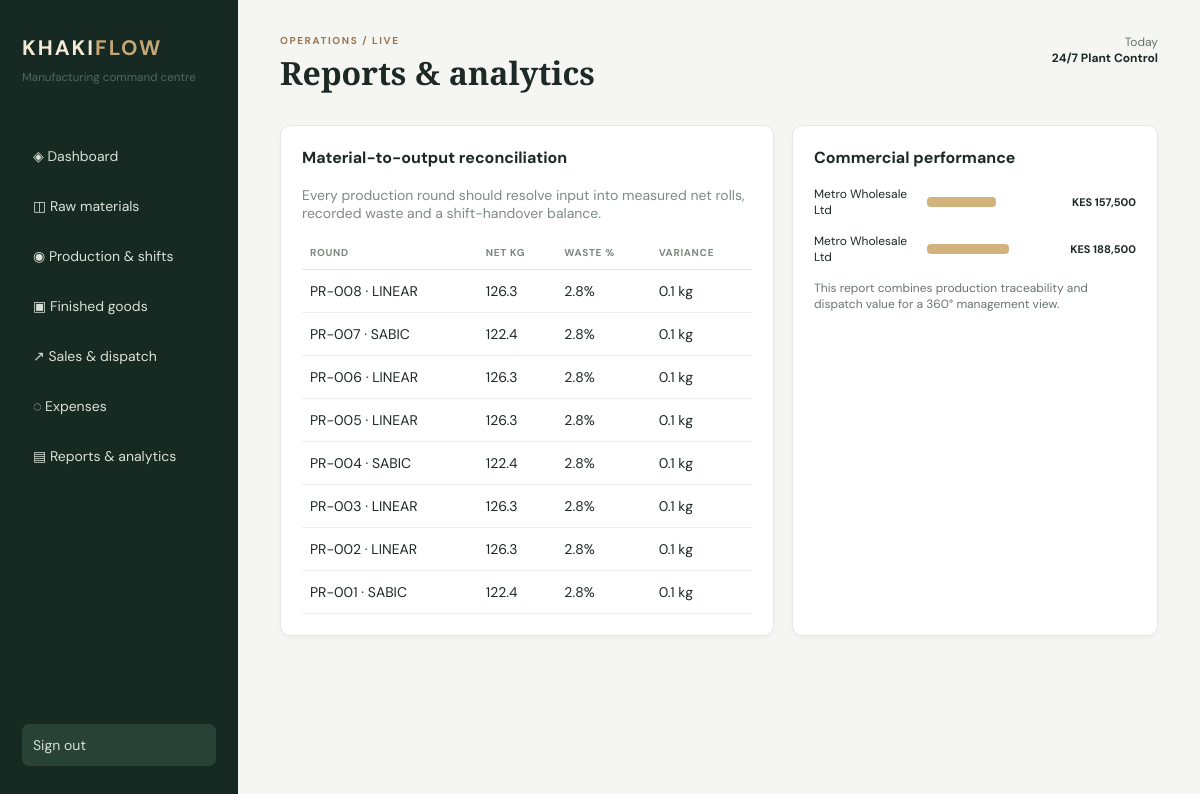
The page /reports (signed in) on the database its author committed.
### models.py (models this page shows)
class ProductionRound(db.Model):
    id = db.Column(db.Integer, primary_key=True); shift_id = db.Column(db.Integer, db.ForeignKey('shift.id'), nullable=False); quality = db.Column(db.String(10), nullable=False); input_kg = db.Column(db.Float, nullable=False); waste_kg = db.Column(db.Float, nullable=False, default=0); leftover_kg = db.Column(db.Float, nullable=False, default=0); created_at = db.Column(db.DateTime, default=datetime.utcnow); shift = db.relationship('Shift'); rolls = db.relationship('Roll', backref='round', cascade='all, delete-orphan')

class Sale(db.Model):
    id = db.Column(db.Integer, primary_key=True); sale_date = db.Column(db.Date, nullable=False); customer = db.Column(db.String(100), nullable=False); product_id = db.Column(db.Integer, db.ForeignKey('product.id'), nullable=False); packets = db.Column(db.Integer, nullable=False); amount = db.Column(db.Float, nullable=False); status = db.Column(db.String(15), nullable=False, default='Dispatched'); product = db.relationship('Product')

### app.py (the view)
 @app.get('/reports')
 def reports(): return render_template('reports.html',rounds=ProductionRound.query.order_by(ProductionRound.id.desc()).all(),sales=Sale.query.order_by(Sale.id.desc()).all())

### app.py (called while the page is built)
def money(v): return f'KES {v:,.0f}'

def net_roll_weight(round_): return sum(r.gross_kg-2 for r in round_.rolls)

### templates/reports.html
{%extends 'base.html'%}{%set title='Reports & analytics'%}{%block content%}<section class="grid two"><article><h2>Material-to-output reconciliation</h2><p class="muted">Every production round should resolve input into measured net rolls, recorded waste and a shift-handover balance.</p><table><tr><th>Round</th><th>Net kg</th><th>Waste %</th><th>Variance</th></tr>{%for r in rounds%}{%set net=net_roll_weight(r)%}<tr><td>PR-{{'%03d'|format(r.id)}} · {{r.quality}}</td><td>{{net|round(1)}}</td><td>{{(r.waste_kg/r.input_kg*100)|round(1)}}%</td><td>{{(r.input_kg-r.waste_kg-r.leftover_kg-net)|round(2)}} kg</td></tr>{%endfor%}</table></article><article><h2>Commercial performance</h2><div class="bars">{%for s in sales%}<div><span>{{s.customer}}</span><i style="width:{{[s.amount/3000,100]|min}}%"></i><b>{{money(s.amount)}}</b></div>{%endfor%}</div><p class="note">This report combines production traceability and dispatch value for a 360° management view.</p></article></section>{%endblock%}

### static/style.css (style rules this page uses)
* { box-sizing:border-box }
body { margin:0;background:#f5f6f1;color:#1d2925;font:14px 'DM Sans',sans-serif }
.kpis>div,article { background:#fff;border:1px solid #e5e8e1;border-radius:10px;padding:21px;box-shadow:0 2px 5px #17292308 }
.kpis small,.muted,small { color:#7e8b84 }
.grid { display:grid;gap:18px;margin-bottom:18px }
.two { grid-template-columns:1.35fr 1fr }
h2 { margin:0 0 18px;font-size:16px }
.bars>div { display:grid;grid-template-columns:105px 1fr 70px;gap:8px;align-items:center;margin:15px 0;font-size:12px }
.bars i { height:10px;background:#d3b37d;border-radius:4px }
.bars b { text-align:right;font-size:11px }
table { width:100%;border-collapse:collapse;text-align:left }
th { font-size:10px;text-transform:uppercase;letter-spacing:.7px;color:#7c887f;padding:10px 8px;border-bottom:1px solid #dfe5dc }
td { padding:12px 8px;border-bottom:1px solid #eef0ec }
.note { font-size:12px;color:#69766e }

### rows shown on the page
ProductionRound: id "008", quality "LINEAR", net "126.3", (r.waste_kg/r.input_kg*100)|round(1) "2.8", (r.input_kg-r.waste_kg-r.leftover_kg-net)|round(2) "0.1"
ProductionRound: id "007", quality "SABIC", net "122.4", (r.waste_kg/r.input_kg*100)|round(1) "2.8", (r.input_kg-r.waste_kg-r.leftover_kg-net)|round(2) "0.1"
ProductionRound: id "006", quality "LINEAR", net "126.3", (r.waste_kg/r.input_kg*100)|round(1) "2.8", (r.input_kg-r.waste_kg-r.leftover_kg-net)|round(2) "0.1"
ProductionRound: id "005", quality "LINEAR", net "126.3", (r.waste_kg/r.input_kg*100)|round(1) "2.8", (r.input_kg-r.waste_kg-r.leftover_kg-net)|round(2) "0.1"
ProductionRound: id "004", quality "SABIC", net "122.4", (r.waste_kg/r.input_kg*100)|round(1) "2.8", (r.input_kg-r.waste_kg-r.leftover_kg-net)|round(2) "0.1"
ProductionRound: id "003", quality "LINEAR", net "126.3", (r.waste_kg/r.input_kg*100)|round(1) "2.8", (r.input_kg-r.waste_kg-r.leftover_kg-net)|round(2) "0.1"
ProductionRound: id "002", quality "LINEAR", net "126.3", (r.waste_kg/r.input_kg*100)|round(1) "2.8", (r.input_kg-r.waste_kg-r.leftover_kg-net)|round(2) "0.1"
ProductionRound: id "001", quality "SABIC", net "122.4", (r.waste_kg/r.input_kg*100)|round(1) "2.8", (r.input_kg-r.waste_kg-r.leftover_kg-net)|round(2) "0.1"
Sale: customer "Metro Wholesale Ltd", {{ [s.amount/3000,100]|min }} 52.5 (drawn), amount "KES 157,500"
Sale: customer "Metro Wholesale Ltd", {{ [s.amount/3000,100]|min }} 62.833333333333336 (drawn), amount "KES 188,500"

### other values the page prints
{{ title|default('Business overview') }} "Reports & analytics"
{{ now|default('Today') }} "Today"
